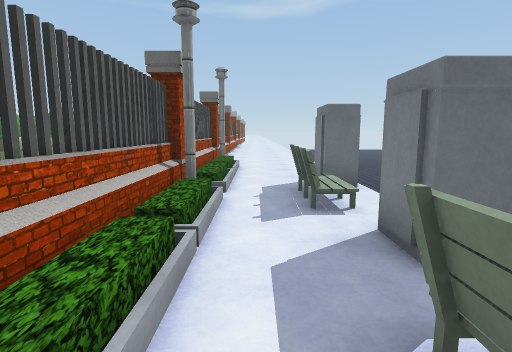
[1] (above)

21 first-person views from a walk through a Unity game level. The camera is 1.4 m above the floor, tilts 8° down and sees 80° across. The floor is counted in squares, 1 m on a side. Each view is taken from the middle of a square. On the plan, view 1 faces up. The plan holds only what a view shows up to about 14 squares ahead; the rest is blank. The place goes on beyond the plan. Some trees and plants on the terrain are drawn as simple stand-ins. Some animated figures are left out. Some surface patterns are stand-ins.

[2]
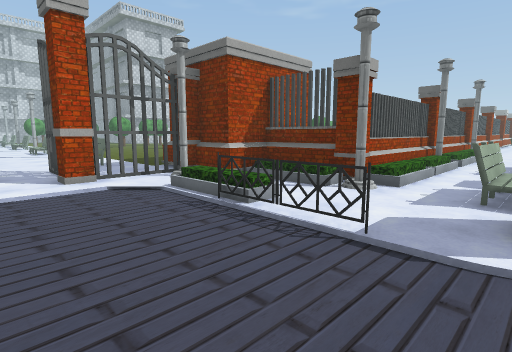

[3]
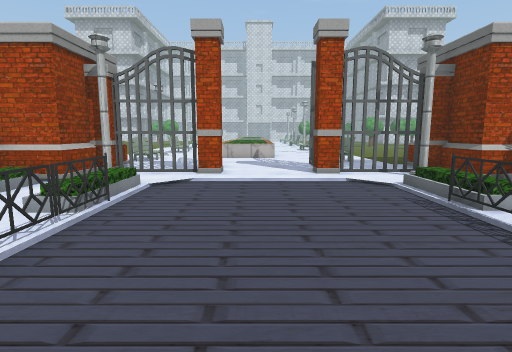

[4]
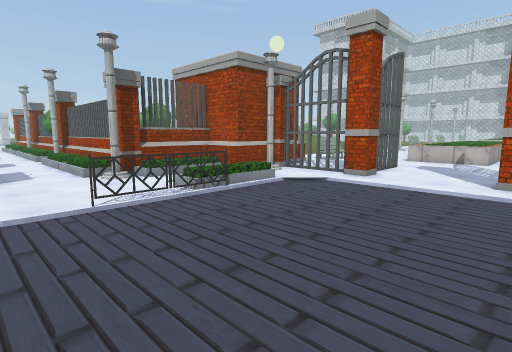

[5]
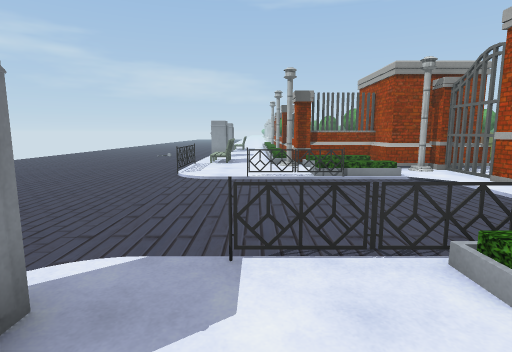

[6]
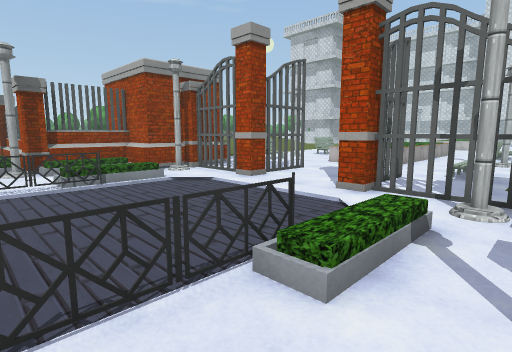

[7]
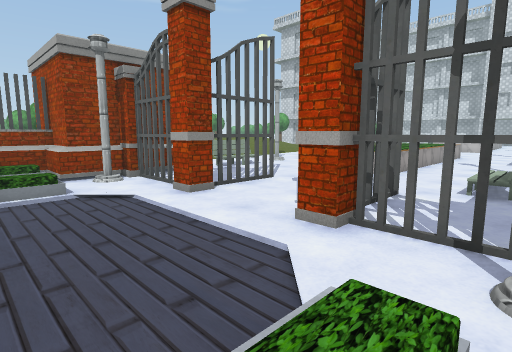

[8]
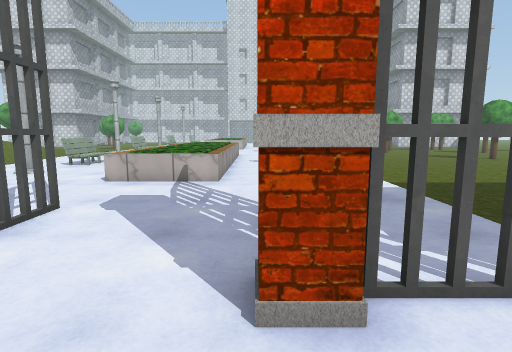

[9]
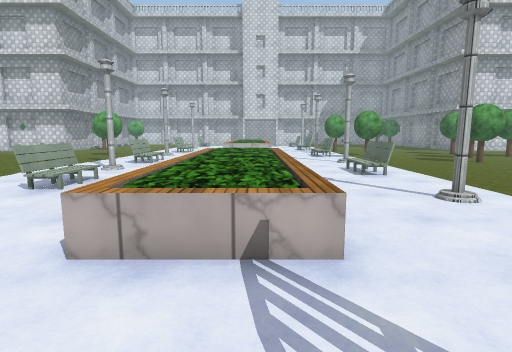

[10]
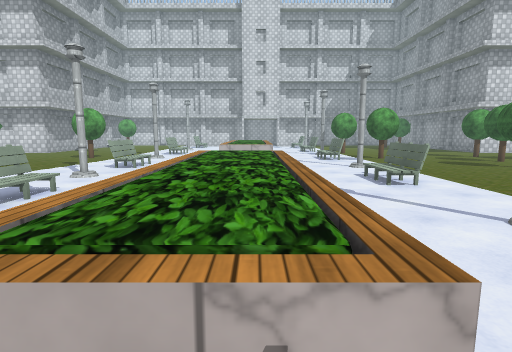

[11]
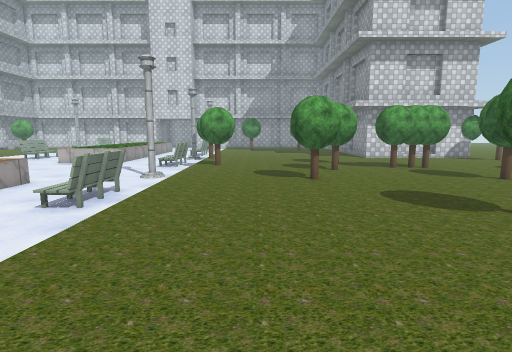

[12]
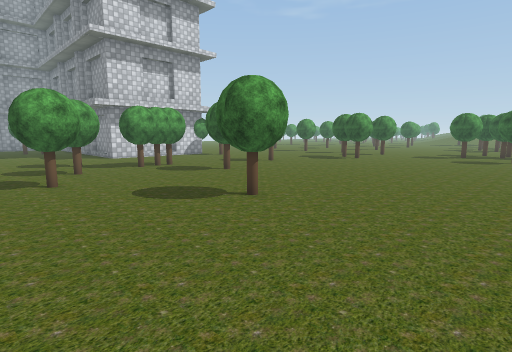

[13]
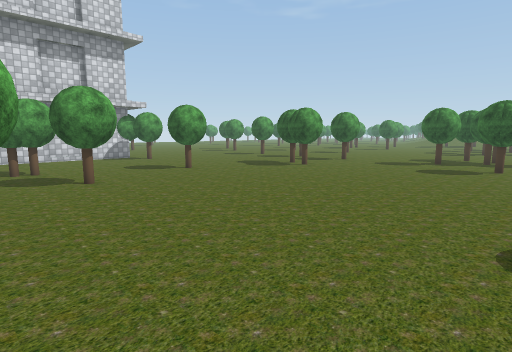

[14]
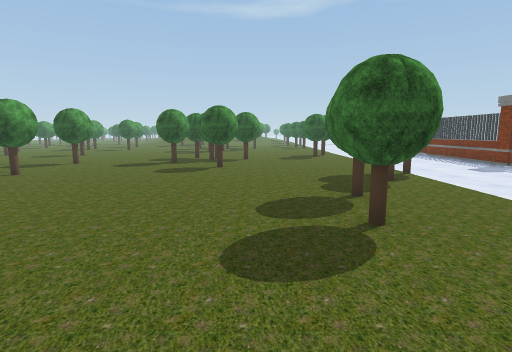

[15]
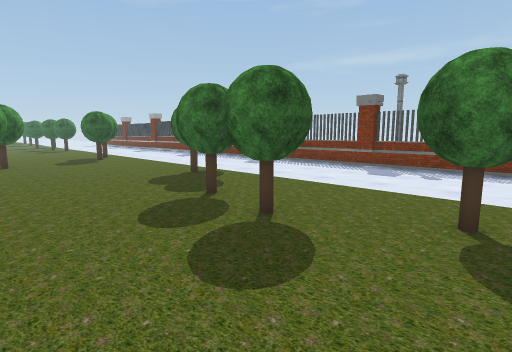

[16]
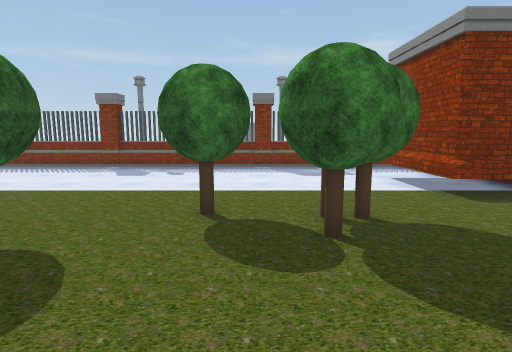

[17]
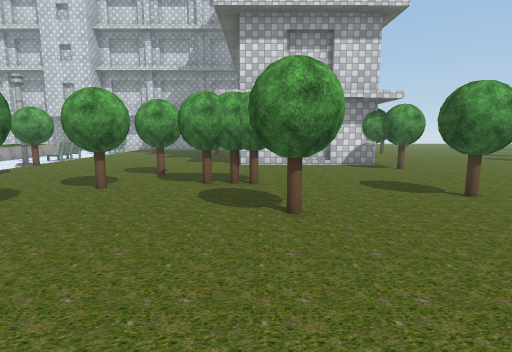

[18]
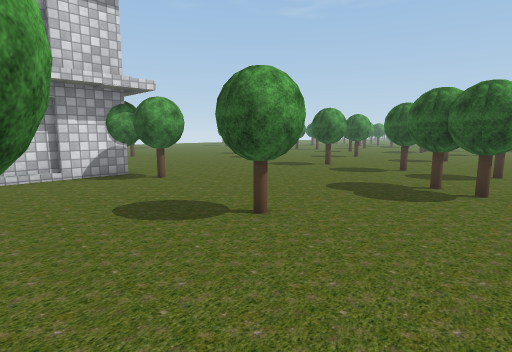

[19]
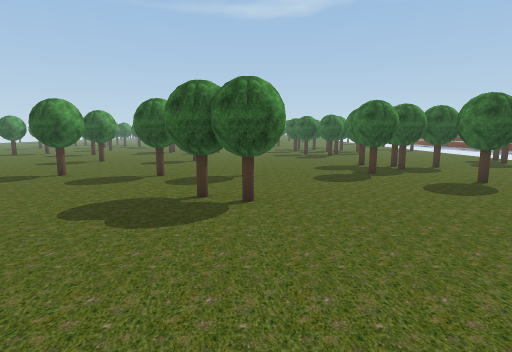

[20]
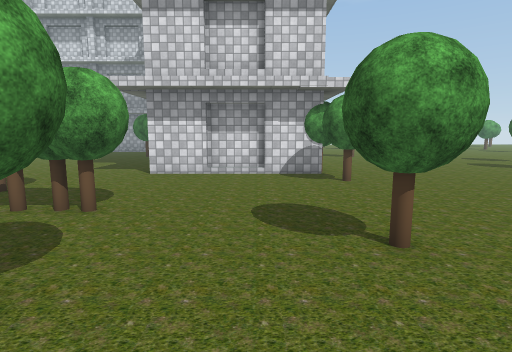

[21]
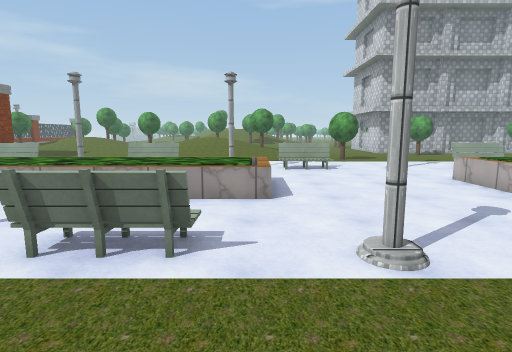

### Floor plan
Key: @ floor where view 1 was taken; # wall or solid block; x gap in a wall; . main floor; - floor 0.25 m lower than the main floor; / step, stairs or slope; = window, fence, low wall or low ledge; ^ raised ledge; T tree; S streetlight; H thing the floor can be seen under or through; F fence; O other object.
Columns run from 33 left of view 1 to 3 right of it. Each row starts with its distance up from view 1.
 23   ............... TT...
 22   .............T........
 21    ..T..T..T............. -----#
 20 .. ...............T......------#
 19 .........................------#
 18 ..........T.............T------=
 17 ...........T...........O.------#
 16 .......................O.------#
 15 .........................------#
 14 ...T.................T...------# --
 13  T......T................------#S--
 12  #...................T...------#/--
 11  #.......................------=/--
 10  #.......................------#/--
  9  #........T...........T..------#/--OO
  8  #....TT.................------#/- OO
  7 .......T.............TT..------#S-#/-
  6 ..............T.......T..------#/-#/-
  5 .....T...................------#/-=-
  4 .......T............ ...####---#/--OO
  3 ..........T.........  ..#### --#/--OO
  2 .....................   #  # --#/-#-
  1  .....................     ###=#/-#
  0  ......................    ##  /S@#
 -1  .....T.................####=------OO
 -2  TT/ ////////////////////-HS-------OO
 -3  S-  O--S--///---S--///---H-///FFF---
 -4      ---------------------x----------
 -5      ------------------##x#----------
 -6     ------=^^^^^^^^^-----------------
 -7    ^------=^^^^^^^^^^----------------
 -8   ^^------=^^^^^^^^^^--####----------
 -9   ==------===========----##----------
-10    -------        --------#-///FFF---
-11   --------      ----------x// //----F
-12   -----OO/----OO----///-###S--------F
-13 =#-- --==/-S--==/-S-==# #####O /S---F
-14        /////  ////         ###=#/-//F
-15        ..........          #   #/-=

Where each view was taken, in squares from view 1:
view 1: 0 up, 0 right, facing up
view 2: 7 down, 2 right, facing up-left
view 3: 7 down, 3 right, facing left
view 4: 4 down, 2 right, facing down-left
view 5: 0 up, 0 right, facing down
view 6: 1 down, 0 right, facing down-left
view 7: 2 down, 3 left, facing down-left
view 8: 5 down, 5 left, facing left
view 9: 7 down, 10 left, facing left
view 10: 7 down, 12 left, facing left
view 11: 1 up, 14 left, facing left
view 12: 1 up, 14 left, facing up-left
view 13: 6 up, 14 left, facing up-left
view 14: 7 up, 14 left, facing up
view 15: 8 up, 16 left, facing up-right
view 16: 8 up, 16 left, facing right
view 17: 8 up, 18 left, facing left
view 18: 9 up, 21 left, facing up-left
view 19: 11 up, 22 left, facing up
view 20: 11 up, 21 left, facing left
view 21: 1 up, 23 left, facing down
